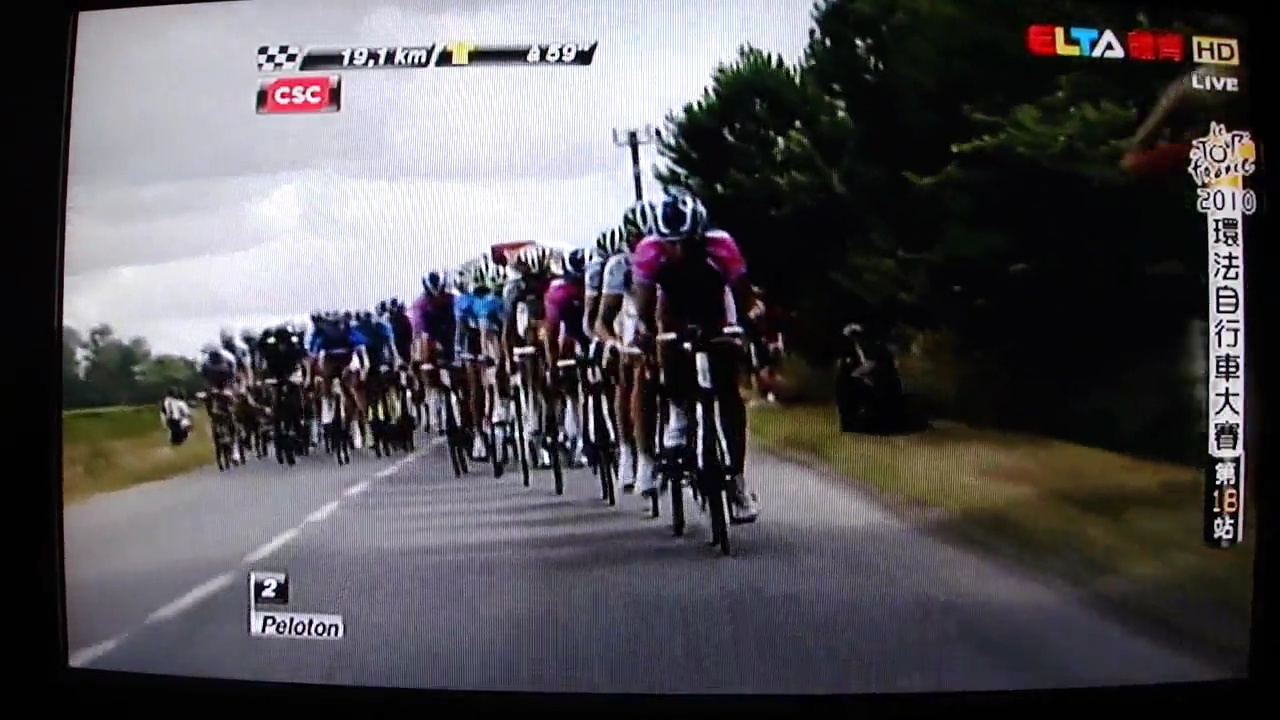
#> input picture vid_seg_00115/vid_seg_00115_f070.jpg, 1280 x 720 px
$ python draw_points.py
#> lines starting #> are read from the running program, lines starting #| are printed output that depends on the picture
from PIL import Image
from PIL import ImageDraw
import os,sys
import json
import pdb
import numpy as np
import glob
from operator import itemgetter
def hex_to_rgb(value):
    value = value.lstrip('#')
    lv = len(value)
    return (int(value[i:i+lv//3], 16) for i in range(0, lv, lv//3))
PALETTE = [ '#000000', '#ec5f67', '#f99157', '#fac863',
'#99c794', '#62b3b2', '#6699cc', '#c594c5',
'#ab7967', '#ffffff', '#65737e', ]
PALETTE = [v for value in PALETTE for v in hex_to_rgb(value)]
ANTI_PALATTE = [0]*3 + [16]*30

colors = ['red','orange','blue','magenta']
MYCOLOR = '#ec5f61'
sorted_json = 'vid_seg_00115_f070.json'
sorted_jpg = 'vid_seg_00115_f070.jpg'

def read_image(json_file, jpg, coloridxmap={}):
#> called with json_file = 'vid_seg_00115_f070.json', jpg = 'vid_seg_00115_f070.jpg'
    im = Image.open('%s' % (jpg))
#> im is the input picture: PIL image 1280x720 RGB; mean R, G, B 84.2, 81.5, 85.3
    mask = Image.new('RGB', im.size) # new image, the output
#> mask: PIL image 1280x720 RGB; every value is 0
    #mask.putpalette(PALETTE)
    polgs = json.load(open('%s' % (json_file)))
#> (reads vid_seg_00115/vid_seg_00115_f070.json from the repository)
    #pdb.set_trace()
    new_polgs = sorted(polgs, key = lambda x: x['feature'][2])
    #new_polgs = sorted(polgs, key=itemgetter('feature'))
    for i in range(len(polgs)):
        polygon = new_polgs[i]
        #pdb.set_trace()
        shape = list(map(tuple, polygon['polygon']))  #all contour coords of this object
        draw = ImageDraw.Draw(mask)

        #if i==0:
            #for j in range(0, len(shape)):
                #draw.point((shape[j],shape[j]), fill=100)

        curid = polygon['feature'][2]
        if curid in coloridxmap:
            fillcolor = coloridxmap[curid]
        else:
            coloridxmap[curid] = colors[i]
            fillcolor = colors[i]
        draw.polygon(shape, fill = fillcolor)
        mask.show()
#> this loop made 3 passes
#> pass 1, in read_image, `mask.show()`:
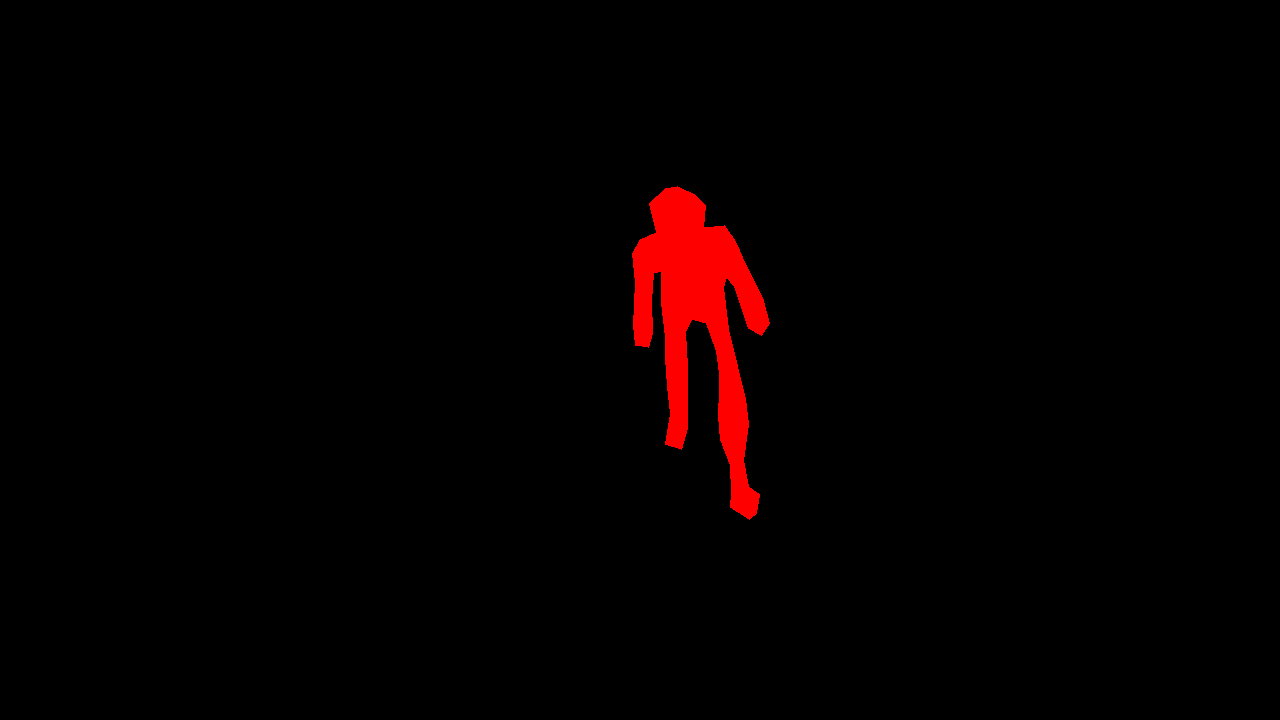
#> shown: PIL image 1280x720 RGB; mean R, G, B 5.4, 0, 0
#> pass 2, in read_image, `mask.show()`:
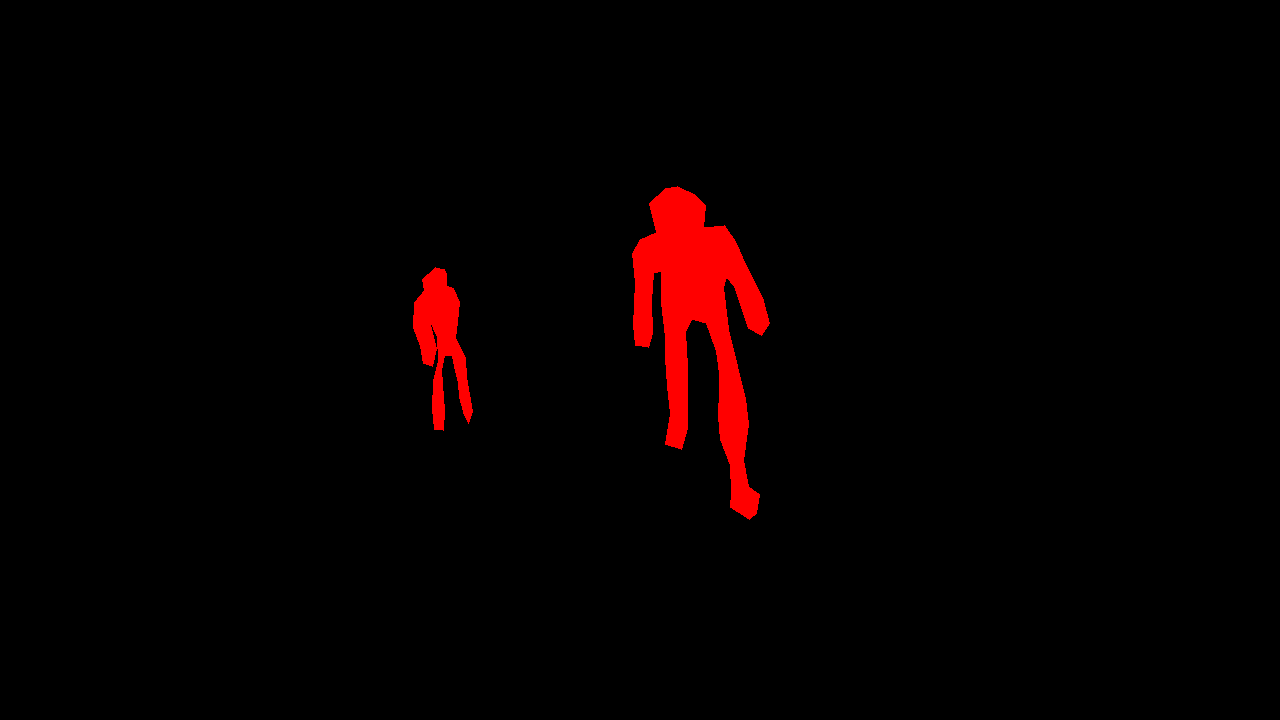
#> shown: PIL image 1280x720 RGB; mean R, G, B 6.7, 0, 0
#> after the loop, coloridxmap = {1: 'red', 2: 'blue'}
    print("Successfully generated png from %s"%(jpg))

    name =  'polygon.png'
    mask.save(name)
    return


if __name__ == '__main__':
    #pdb.set_trace()
    coloridxmap = {}      #may have bugs

    try:
         #print("%s/%s"%(dirent,sorted_json[i]))
         read_image(sorted_json, sorted_jpg, coloridxmap)
    except FileNotFoundError:
         pass
    except UnicodeDecodeError:
         print('UnicodeDecode error occurs in '+ dirent +'/'+ sorted_json[i])
         pass
    except json.decoder.JSONDecodeError:
         print('jsonDecode error occurs in '+ dirent +'/'+ sorted_json[i])
         pass
